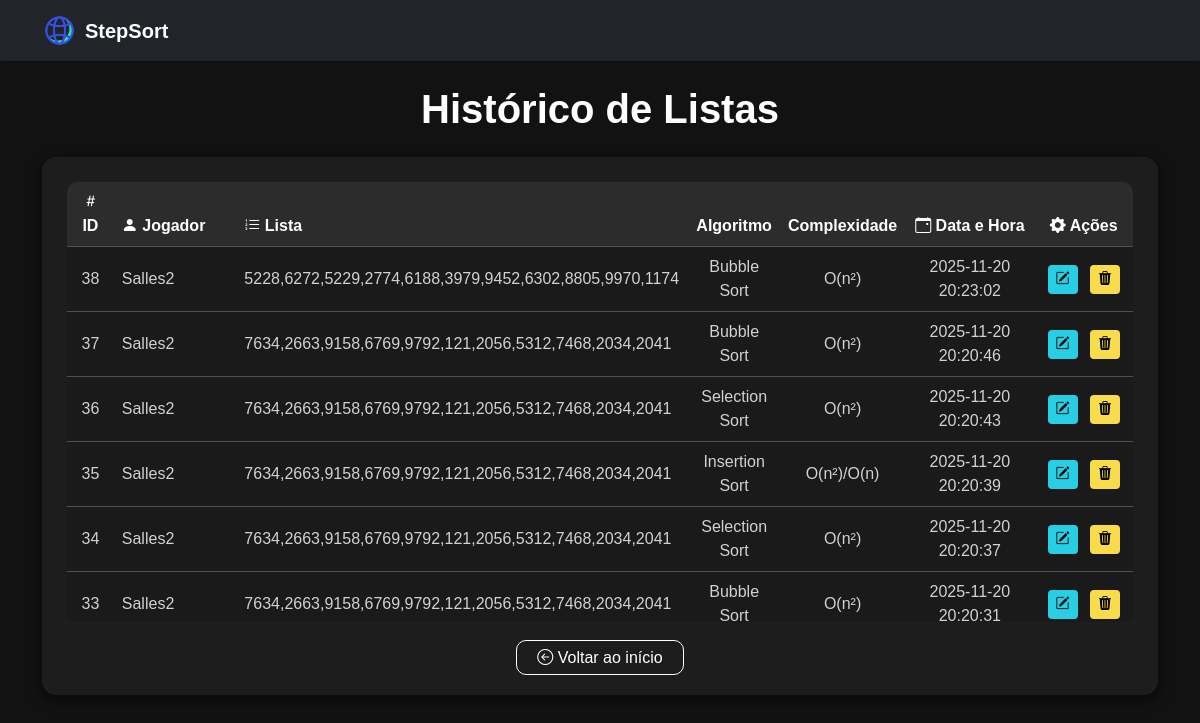
The app's page /history with its own data.
### tables this page shows
CREATE TABLE listas (
            id INTEGER PRIMARY KEY AUTOINCREMENT,   -- ID gerado automaticamente
            jogador TEXT NOT NULL,                  -- Nome do jogador
            algoritmo TEXT NOT NULL,                -- Tipo do algoritmo
            complexidade TEXT NOT NULL,             -- Complexidade do algoritmo
            numeros TEXT NOT NULL,                  -- Lista de números (string)
            data_registro TEXT NOT NULL             -- Data e hora do registro
        );

### main.py (the view)
@app.route("/history")
def history():
    registros = listar_listas(200)  # busca até 200 registros
    return render_template("history.html", registros=registros)

### lists_db.py (called while the page is built)
def listar_listas(limit: int = 100):
    conn = sqlite3.connect(DB_LISTS)
    cursor = conn.cursor()
    cursor.execute("""
        SELECT id, jogador, numeros, algoritmo, complexidade, data_registro
        FROM listas
        ORDER BY id DESC
        LIMIT ?
    """, (limit,))
    rows = cursor.fetchall()  # Pega todos os resultados
    conn.close()
    return rows

### templates/history.html (shortened to what this page needs)
<!DOCTYPE html>
<html lang="pt-BR">
<head>
    <link href="https://cdn.jsdelivr.net/npm/bootstrap@5.3.8/dist/css/bootstrap.min.css" rel="stylesheet">
    <link href="https://cdn.jsdelivr.net/npm/bootstrap-icons@1.11.3/font/bootstrap-icons.css" rel="stylesheet">
</head>
<body>
    <nav class="navbar navbar-dark bg-dark mb-4 shadow-sm">
        <div class="container">
            <a class="navbar-brand d-flex align-items-center" href="{{ url_for('index') }}">
                <img src="{{ url_for('static', filename='images/icon.png') }}" width="35" height="35" class="me-2">
                <span class="fw-bold">StepSort</span>
            </a>
        </div>
    </nav>
    <div class="container">
        <h1 class="text-center mb-4">Histórico de Listas</h1>
        <div class="card-custom">
            <div class="table-wrapper">
                <table class="table table-dark table-hover align-middle">
                    <thead>
                        <tr>
                            <th class="text-center" style="width: 70px;"><i class="bi bi-hash"></i> ID</th>
                            <th style="width: 200px;"><i class="bi bi-person-fill"></i> Jogador</th>
                            <th><i class="bi bi-list-ol"></i> Lista</th>
                            <th>Algoritmo</th>
                            <th>Complexidade</th>
                            <th style="width: 220px;" class="text-center"><i class="bi bi-calendar-event"></i> Data e Hora</th>
                            <th class="text-center" style="width: 160px;"><i class="bi bi-gear-fill"></i> Ações</th>
                        </tr>
                    </thead>
                    <tbody>
                        {% for r in registros %}
                        <tr>
                            <td class="text-center">{{ r[0] }}</td>
                            <td>{{ r[1] }}</td>
                            <td>{{ r[2] }}</td>
                            <td class="text-center">{{ r[3] }}</td>
                            <td class="text-center">{{ r[4] }}</td>
                            <td class="text-center">{{ r[5] }}</td>
                            <td class="text-center">
                                <button class="btn btn-edit btn-sm me-2"
                                        onclick="abrirModal('{{ r[0] }}', '{{ r[1] }}')">
                                    <i class="bi bi-pencil-square"></i>
                                </button>
                                <button class="btn btn-delete btn-sm"
                                        onclick="deletar({{ r[0] }})">
                                    <i class="bi bi-trash3-fill"></i>
                                </button>
                            </td>
                        </tr>
                        {% endfor %}
                    </tbody>
                </table>
            </div>
        <div class="text-center mt-4">
            <a href="{{ url_for('index') }}" class="btn-custom-history">
                <i class="bi bi-arrow-left-circle"></i> Voltar ao início
            </a>
        </div>
        </div>
    </div>
</body>
</html>

### templates/history.html (style rules this page uses)
body { background-color: #121212; font-family: "Poppins", sans-serif; color: #e0e0e0; }
.card-custom { background: #1d1d1d; padding: 25px; border-radius: 14px; box-shadow: 0 4px 14px rgba(0,0,0,0.6); }
h1 { font-weight: 700; color: #ffffff; }
.table-wrapper { max-height: 440px; overflow-y: auto; border-radius: 10px; }
.table-dark th { background: #2c2c2c !important; color: #ffffff; font-weight: 600; }
.table-dark td { background: #1a1a1a; color: #d2d2d2; }
.btn-edit { background-color: #28cee3 !important; color: #000 !important; border: none !important; font-weight: 600; }
.btn-delete { background-color: #f8dc4c !important; color: #000 !important; border: none !important; font-weight: 600; }
.btn-custom-history { background: transparent !important; color: #ffffff !important; border: 1.5px solid #ffffff !important; padding: 8px 20px; border-radius: 10px; transition: 0.25s; text-decoration: none; }

### records on screen
listas: id "38", jogador "Salles2", numeros "5228,6272,5229,2774,6188,3979,9452,6302,8805,9970,1174", algoritmo "Bubble Sort", complexidade "O(n²)", data_registro "2025-11-20 20:23:02"
listas: id "37", jogador "Salles2", numeros "7634,2663,9158,6769,9792,121,2056,5312,7468,2034,2041", algoritmo "Bubble Sort", complexidade "O(n²)", data_registro "2025-11-20 20:20:46"
listas: id "36", jogador "Salles2", numeros "7634,2663,9158,6769,9792,121,2056,5312,7468,2034,2041", algoritmo "Selection Sort", complexidade "O(n²)", data_registro "2025-11-20 20:20:43"
listas: id "35", jogador "Salles2", numeros "7634,2663,9158,6769,9792,121,2056,5312,7468,2034,2041", algoritmo "Insertion Sort", complexidade "O(n²)/O(n)", data_registro "2025-11-20 20:20:39"
listas: id "34", jogador "Salles2", numeros "7634,2663,9158,6769,9792,121,2056,5312,7468,2034,2041", algoritmo "Selection Sort", complexidade "O(n²)", data_registro "2025-11-20 20:20:37"
listas: id "33", jogador "Salles2", numeros "7634,2663,9158,6769,9792,121,2056,5312,7468,2034,2041", algoritmo "Bubble Sort", complexidade "O(n²)", data_registro "2025-11-20 20:20:31"
